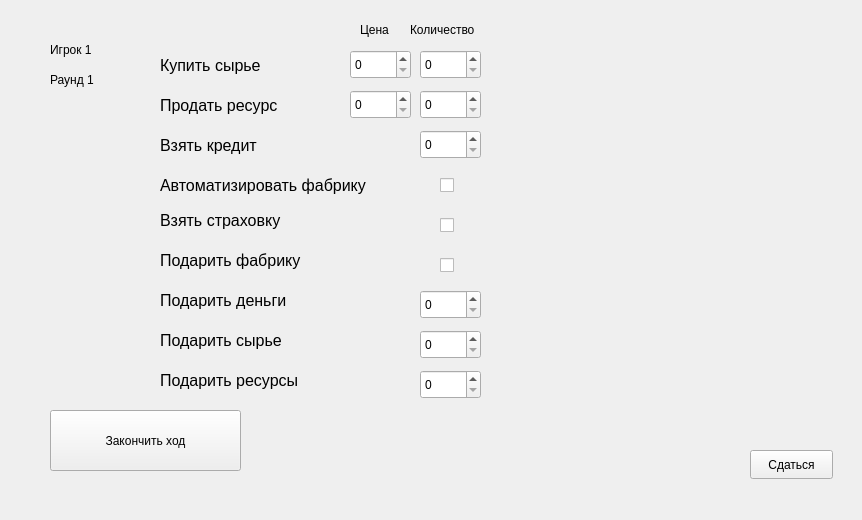
<?xml version="1.0" encoding="UTF-8"?>
<ui version="4.0">
 <class>GameWindow</class>
 <widget class="QWidget" name="GameWindow">
  <property name="geometry">
   <rect>
    <x>0</x>
    <y>0</y>
    <width>862</width>
    <height>520</height>
   </rect>
  </property>
  <property name="windowTitle">
   <string>Form</string>
  </property>
  <widget class="QPushButton" name="nextTurnButton">
   <property name="geometry">
    <rect>
     <x>50</x>
     <y>410</y>
     <width>191</width>
     <height>61</height>
    </rect>
   </property>
   <property name="text">
    <string>Закончить ход</string>
   </property>
  </widget>
  <widget class="QPushButton" name="giveUpButton">
   <property name="geometry">
    <rect>
     <x>750</x>
     <y>450</y>
     <width>83</width>
     <height>29</height>
    </rect>
   </property>
   <property name="text">
    <string>Сдаться</string>
   </property>
  </widget>
  <widget class="QLabel" name="gamerNumber">
   <property name="geometry">
    <rect>
     <x>50</x>
     <y>40</y>
     <width>63</width>
     <height>20</height>
    </rect>
   </property>
   <property name="text">
    <string>Игрок 1</string>
   </property>
  </widget>
  <widget class="QLabel" name="roundNumber">
   <property name="geometry">
    <rect>
     <x>50</x>
     <y>70</y>
     <width>63</width>
     <height>20</height>
    </rect>
   </property>
   <property name="text">
    <string>Раунд 1</string>
   </property>
  </widget>
  <widget class="QLabel" name="playerStates">
   <property name="geometry">
    <rect>
     <x>540</x>
     <y>50</y>
     <width>271</width>
     <height>151</height>
    </rect>
   </property>
   <property name="text">
    <string/>
   </property>
  </widget>
  <widget class="QLabel" name="bankStates">
   <property name="geometry">
    <rect>
     <x>540</x>
     <y>230</y>
     <width>271</width>
     <height>161</height>
    </rect>
   </property>
   <property name="text">
    <string/>
   </property>
  </widget>
  <widget class="QLabel" name="label">
   <property name="geometry">
    <rect>
     <x>160</x>
     <y>50</y>
     <width>131</width>
     <height>31</height>
    </rect>
   </property>
   <property name="font">
    <font>
     <pointsize>12</pointsize>
    </font>
   </property>
   <property name="text">
    <string>Купить сырье</string>
   </property>
  </widget>
  <widget class="QSpinBox" name="buyMaterialsAmountChoice">
   <property name="geometry">
    <rect>
     <x>420</x>
     <y>50</y>
     <width>61</width>
     <height>29</height>
    </rect>
   </property>
  </widget>
  <widget class="QLabel" name="label_2">
   <property name="geometry">
    <rect>
     <x>160</x>
     <y>90</y>
     <width>151</width>
     <height>31</height>
    </rect>
   </property>
   <property name="font">
    <font>
     <pointsize>12</pointsize>
    </font>
   </property>
   <property name="text">
    <string>Продать ресурс</string>
   </property>
  </widget>
  <widget class="QSpinBox" name="sellResourcesAmountChoice">
   <property name="geometry">
    <rect>
     <x>420</x>
     <y>90</y>
     <width>61</width>
     <height>29</height>
    </rect>
   </property>
  </widget>
  <widget class="QCheckBox" name="checkBox">
   <property name="geometry">
    <rect>
     <x>440</x>
     <y>170</y>
     <width>21</width>
     <height>31</height>
    </rect>
   </property>
   <property name="font">
    <font>
     <pointsize>12</pointsize>
    </font>
   </property>
   <property name="text">
    <string/>
   </property>
   <property name="tristate">
    <bool>false</bool>
   </property>
  </widget>
  <widget class="QLabel" name="label_3">
   <property name="geometry">
    <rect>
     <x>160</x>
     <y>170</y>
     <width>271</width>
     <height>31</height>
    </rect>
   </property>
   <property name="font">
    <font>
     <pointsize>12</pointsize>
    </font>
   </property>
   <property name="text">
    <string>Автоматизировать фабрику</string>
   </property>
  </widget>
  <widget class="QLabel" name="giveFactoryLabel">
   <property name="geometry">
    <rect>
     <x>160</x>
     <y>240</y>
     <width>241</width>
     <height>41</height>
    </rect>
   </property>
   <property name="font">
    <font>
     <pointsize>12</pointsize>
    </font>
   </property>
   <property name="text">
    <string>Подарить фабрику</string>
   </property>
  </widget>
  <widget class="QLabel" name="giveMoneyLabel">
   <property name="geometry">
    <rect>
     <x>160</x>
     <y>280</y>
     <width>171</width>
     <height>41</height>
    </rect>
   </property>
   <property name="font">
    <font>
     <pointsize>12</pointsize>
    </font>
   </property>
   <property name="text">
    <string>Подарить деньги</string>
   </property>
  </widget>
  <widget class="QLabel" name="giveMaterialsLabel">
   <property name="geometry">
    <rect>
     <x>160</x>
     <y>320</y>
     <width>211</width>
     <height>41</height>
    </rect>
   </property>
   <property name="font">
    <font>
     <pointsize>12</pointsize>
    </font>
   </property>
   <property name="text">
    <string>Подарить сырье</string>
   </property>
  </widget>
  <widget class="QLabel" name="giveResourcesLabel">
   <property name="geometry">
    <rect>
     <x>160</x>
     <y>360</y>
     <width>231</width>
     <height>41</height>
    </rect>
   </property>
   <property name="font">
    <font>
     <pointsize>12</pointsize>
    </font>
   </property>
   <property name="text">
    <string>Подарить ресурсы</string>
   </property>
  </widget>
  <widget class="QCheckBox" name="giveFactoryChoice">
   <property name="geometry">
    <rect>
     <x>440</x>
     <y>250</y>
     <width>31</width>
     <height>31</height>
    </rect>
   </property>
   <property name="text">
    <string/>
   </property>
  </widget>
  <widget class="QSpinBox" name="giveMoneyChoice">
   <property name="geometry">
    <rect>
     <x>420</x>
     <y>290</y>
     <width>61</width>
     <height>29</height>
    </rect>
   </property>
  </widget>
  <widget class="QSpinBox" name="giveMaterialsChoice">
   <property name="geometry">
    <rect>
     <x>420</x>
     <y>330</y>
     <width>61</width>
     <height>29</height>
    </rect>
   </property>
  </widget>
  <widget class="QSpinBox" name="giveResourcesChoice">
   <property name="geometry">
    <rect>
     <x>420</x>
     <y>370</y>
     <width>61</width>
     <height>29</height>
    </rect>
   </property>
  </widget>
  <widget class="QSpinBox" name="sellResourcesPriceChoice">
   <property name="geometry">
    <rect>
     <x>350</x>
     <y>90</y>
     <width>61</width>
     <height>29</height>
    </rect>
   </property>
  </widget>
  <widget class="QSpinBox" name="buyMaterialsPriceChoice">
   <property name="geometry">
    <rect>
     <x>350</x>
     <y>50</y>
     <width>61</width>
     <height>29</height>
    </rect>
   </property>
  </widget>
  <widget class="QLabel" name="label_4">
   <property name="geometry">
    <rect>
     <x>360</x>
     <y>20</y>
     <width>41</width>
     <height>20</height>
    </rect>
   </property>
   <property name="text">
    <string>Цена</string>
   </property>
  </widget>
  <widget class="QLabel" name="label_5">
   <property name="geometry">
    <rect>
     <x>410</x>
     <y>20</y>
     <width>81</width>
     <height>20</height>
    </rect>
   </property>
   <property name="text">
    <string>Количество</string>
   </property>
  </widget>
  <widget class="QLabel" name="label_6">
   <property name="geometry">
    <rect>
     <x>160</x>
     <y>130</y>
     <width>251</width>
     <height>31</height>
    </rect>
   </property>
   <property name="font">
    <font>
     <pointsize>12</pointsize>
    </font>
   </property>
   <property name="text">
    <string>Взять кредит</string>
   </property>
  </widget>
  <widget class="QSpinBox" name="takeCreditChoice">
   <property name="geometry">
    <rect>
     <x>420</x>
     <y>130</y>
     <width>61</width>
     <height>29</height>
    </rect>
   </property>
  </widget>
  <widget class="QCheckBox" name="checkBox_2">
   <property name="geometry">
    <rect>
     <x>440</x>
     <y>210</y>
     <width>31</width>
     <height>31</height>
    </rect>
   </property>
   <property name="text">
    <string/>
   </property>
  </widget>
  <widget class="QLabel" name="label_7">
   <property name="geometry">
    <rect>
     <x>160</x>
     <y>200</y>
     <width>241</width>
     <height>41</height>
    </rect>
   </property>
   <property name="font">
    <font>
     <pointsize>12</pointsize>
    </font>
   </property>
   <property name="text">
    <string>Взять страховку</string>
   </property>
  </widget>
 </widget>
 <resources/>
 <connections/>
</ui>
